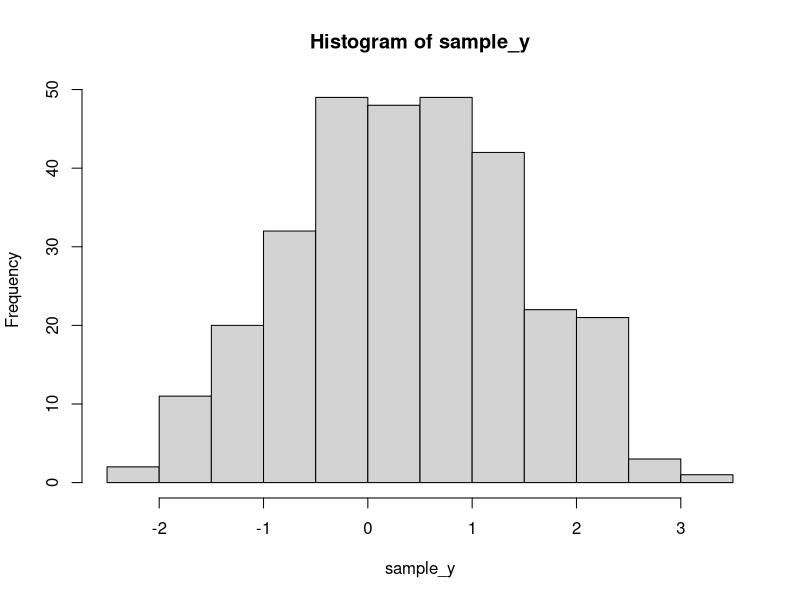

The R source for this figure: (Note: a time limit stopped this script after it produced the figure.)
##
##    Machine learning concepts
##
##    Problem set 1


##    Gyongyver Kamenar

library(tidyverse)
# Problem 1 ---------------------------------------------------------------

# A)

LocalAveraging<-function(sample_x, sample_y, x, h){
   sum(sample_y * ifelse( abs(sample_x - x)<=(h/2),abs(sample_x - x),0)) / sum(ifelse( abs(sample_x - x)<=(h/2),abs(sample_x - x),0))
}

# B)
set.seed(2323)
sample_x <- runif(300, min=0, max = 2)
set.seed(2323)
e <- rnorm(300)
sample_y <- sample_x^3 - 3.5 * sample_x^2 + 3 * sample_x + e
hist(sample_y)

# C)
LocalAveraging(sample_x = sample_x, sample_y = sample_y, x=1, h=1)
# Calc
bandwith_values <- seq(0.05,2,0.01)

# x=1
map_dbl(bandwith_values,  ~{ LocalAveraging(sample_x = sample_x, sample_y = sample_y, x=1, h=.x)} )
# x=0.1
map_dbl(bandwith_values,  ~{ LocalAveraging(sample_x = sample_x, sample_y = sample_y, x=0.1, h=.x)} )

# D)

# do not set seed
SimulateLocalAverage<-function(x_point, bandwidth, sample_size){
  # Generate sample
  sample_x <- runif(sample_size, min=0, max = 2)
  e <- rnorm(sample_size)
  sample_y <- sample_x^3 - 3.5 * sample_x^2 + 3 * sample_x + e
  # Local averaging
  LocalAveraging(sample_x = sample_x, sample_y = sample_y, x=x_point, h=bandwidth)
}

# Simulate 1000 times
n <-1000
#Loc_avg<-map_dbl( bandwith_values, ~{SimulateLocalAverage(x_point = 1,bandwidth =.x, sample_size = 300) })

results_df_x1 <-map_dfc(seq_len(n), ~{
  loc_avg<-map_dbl( bandwith_values, ~{SimulateLocalAverage(x_point = 1,bandwidth =.x, sample_size = 300) })
  tibble(simulation = loc_avg)
} )
results_df_x1<-cbind(bandwith_values, results_df_x1)

results_df_x01 <-map_dfc(seq_len(n), ~{
  loc_avg<-map_dbl( bandwith_values, ~{SimulateLocalAverage(x_point =0.1,bandwidth =.x, sample_size = 300) })
  tibble(simulation = loc_avg)
} )

results_df_x01<-cbind(bandwith_values,results_df_x01)


# E) 



# Problem 2 ---------------------------------------------------------------
